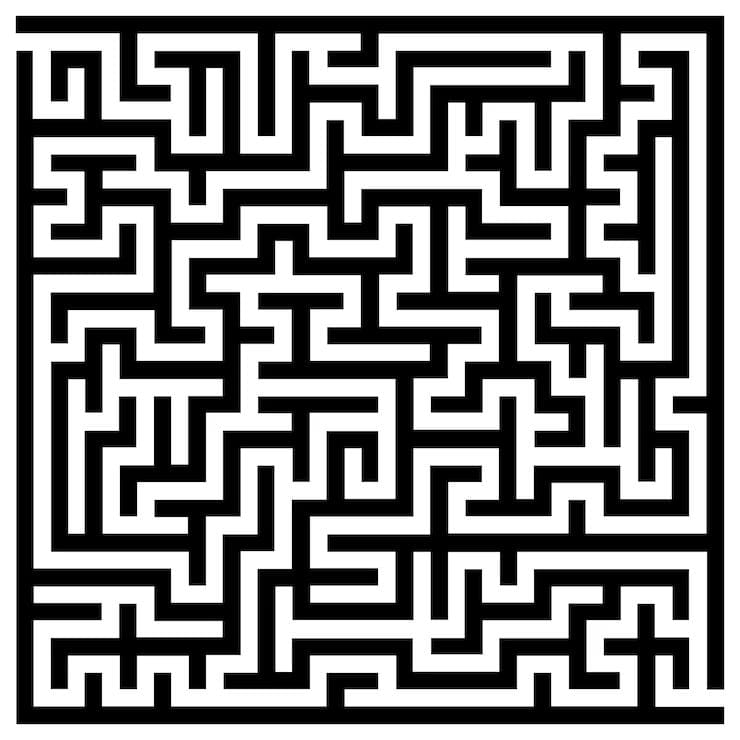
%> input picture labirinto.jpg, 740 x 740 px
$ octave image.m   (GNU Octave 9; MATLAB toolbox functions it lacks are replaced by stand-ins)
%> lines starting %> are read from the running program, lines starting %| are printed output that depends on the picture; in (x1, y1, x2, y2) boxes, pixels count from 0 and x2, y2 are one past the last pixel; in counts of white or black regions, pixels touching at a corner belong together; the program's own positions count from 1
% PARTE 1

% carrega biblioteca "image package"
pkg load image

% carrega imagem original, cria uma janela 1 em branco para exibir a imagem
img = imread("labirinto.jpg");
%> img is the input picture: size 740x740x3 uint8; min 0, max 255, mean 135
figure(1);
imshow(img); % mostra a imagem img
title("Imagem original do labirinto"); % adiciona título

% VERIFICA E CONVERTE A IMAGEM PARA TONS DE CINZA
if ndims(img) == 2
    img_cinza = img;
else
    img_cinza = rgb2gray(img);
end

% transforma a imagem em binaria: 0 para paredes e 1 para corredores
img_binaria = im2bw(img_cinza);
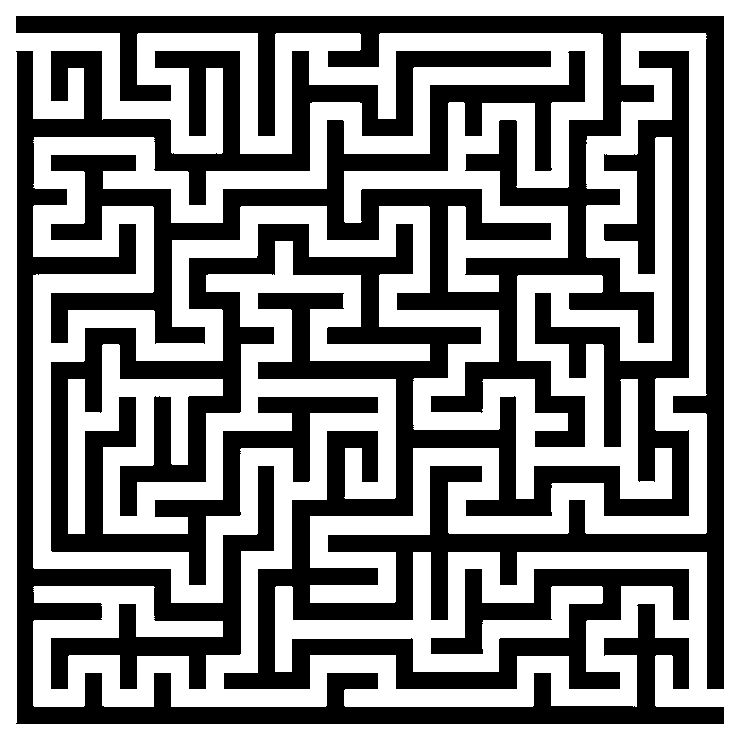
%> img_binaria: size 740x740 logical; 53% white; 2 black regions, box (x1, y1, x2, y2) and area: (16, 16, 724, 689) 191592, (16, 51, 724, 724) 65978

% mesmo prcesso feito com a Figura 1, agora para exibir a imagem da matriz binária
figure(2);
imshow(img_binaria);
title("Imagem matriz binária original");

% SEPARA A MATRIZ DO LABIRINTO DA BORDA BRANCA AO REDOR DA IMAGEM
% identifica os pixels escuros
pixels_labirinto = img_binaria == 0;

% encontra linhas e colunas que possuem pixels escuros
linhas = find(any(pixels_labirinto, 2));
%> linhas = 708 values from 17 to 724
colunas = find(any(pixels_labirinto, 1));
%> colunas = 708 values from 17 to 724

% determina os limites do labirinto
linha_inicial = min(linhas);
%> linha_inicial = 17
linha_final = max(linhas);
%> linha_final = 724

coluna_inicial = min(colunas);
%> coluna_inicial = 17
coluna_final = max(colunas);
%> coluna_final = 724

% recorta somente a matriz binaria
img_recortada = img_binaria( ...
    linha_inicial:linha_final, ...
    coluna_inicial:coluna_final);
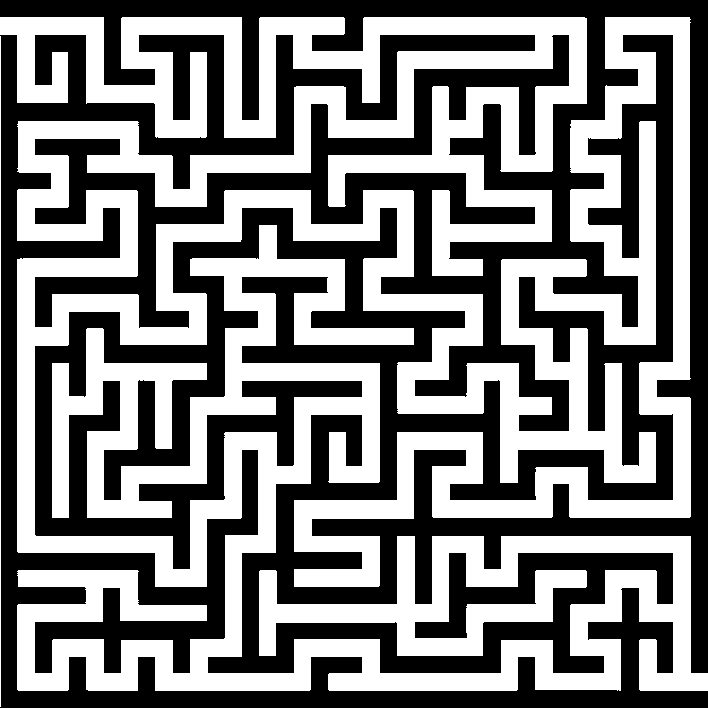
%> img_recortada: size 708x708 logical; 48.6% white; 2 white regions, box (x1, y1, x2, y2) and area: (0, 17, 708, 691) 243023, (0, 36, 1, 707) 671

% verifica se o recorte foi realizado corretamente
if isempty(img_recortada)
    error("Nao foi possivel recortar a imagem do labirinto.");
end

% exibe o resultado
figure(3);
imshow(img_recortada);
title("Matriz binaria sem a borda externa");

% mostra as dimensoes no terminal
disp("Dimensoes da matriz recortada:");
disp(size(img_recortada));
%|    708   708

% a matriz é 708x708, agora vamos redimension-ala para 41x41
img_redimen = imresize(img_recortada, [41, 41], "nearest");
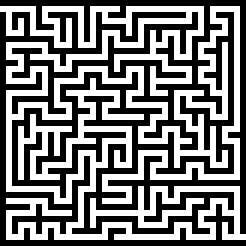
%> img_redimen: size 41x41 logical (shown 6 times larger); 47.7% white in thin lines or dots

% confere se a matriz possui as dimensoes esperadas
if ~isequal(size(img_redimen), [41, 41])
    error("A matriz do labirinto nao possui dimensoes 41x41.");
end

disp("Dimensões finais:");
disp(size(img_redimen));
%|    41   41

figure(4);
imshow(img_redimen);
title("Imagem labirinto em 41x41");

% IDENTIFICAR A ENTRADA E A SAÍDA NAS LATERAIS

entrada_candidata = find(img_redimen(:, 1) == 1);
%> entrada_candidata = 2
saida_candidata = find(img_redimen(:, end) == 1);
%> saida_candidata = 40

% Define as coordenadas [linha, coluna]
entrada = [entrada_candidata(1), 1];
%> entrada = [2 1]
saida = [saida_candidata(end), size(img_redimen, 2)];
%> saida = [40 41]

% Verifica se as posicoes correspondem a corredores
if img_redimen(entrada(1), entrada(2)) ~= 1
    error("A entrada nao corresponde a um corredor.");
end

if img_redimen(saida(1), saida(2)) ~= 1
    error("A saida nao corresponde a um corredor.");
end

% Exibe as coordenadas
disp("Primeiro corredor na lateral esquerda (entrada):");
disp(entrada);
%|    2   1

disp("Último corredor na lateral direita (saída):");
disp(saida);
%|    40   41

% plotagem final, labirinto 41x41, recortado e com a saída e a entrada identificadas
figure(5);
imshow(img_redimen);
title("Imagem labirinto em 41x41: entrada e saída identificadas");
hold on;

plot(entrada(2), entrada(1), "go", ...
     "MarkerSize", 10, "LineWidth", 2);

plot(saida(2), saida(1), "ro", ...
     "MarkerSize", 10, "LineWidth", 2);
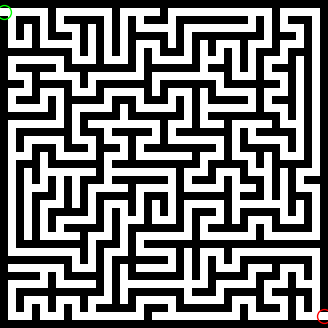
%> figure redrawn from the program's plot data; shown 8 times larger; its title reads 'Imagem labirinto em 41x41: entrada e saída identificadas'

hold off;
